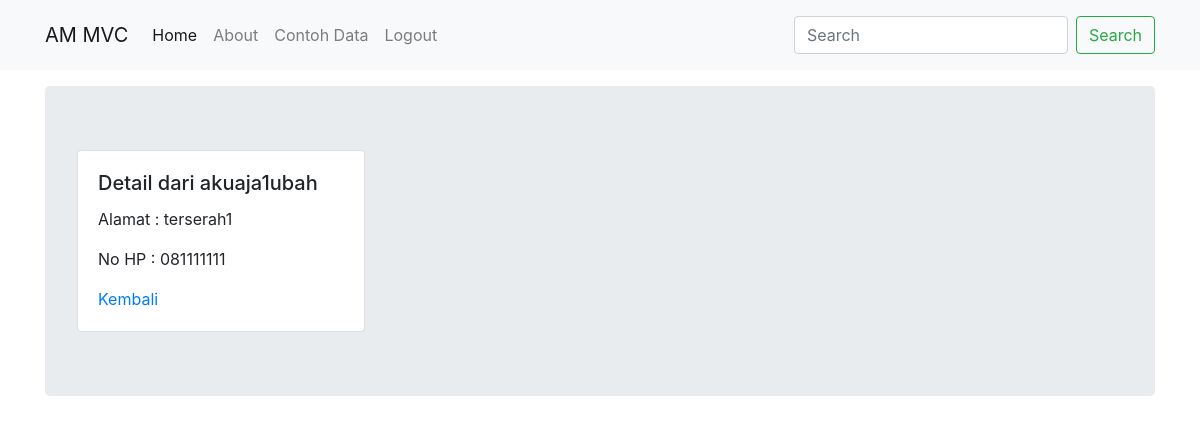
Page /public/contohdata/detail/1 (signed in) on the committed database.
### tables this page shows
CREATE TABLE `data` (
  `id` int(11) NOT NULL,
  `nama` varchar(100) NOT NULL,
  `alamat` varchar(100) NOT NULL,
  `nohp` varchar(100) NOT NULL
);

### app/core/Controller.php (called while the page is built, shortened)
<?php
class Controller
{
	public function view($view, $data=[]){
		require_once '../app/views/'.$view.'.php';
	}
	public function model($model, $data=[]){
		return new $model;
	}
}
 ?>

### app/controllers/Contohdata.php (called while the page is built, shortened)
<?php
class Contohdata extends Controller
{
	public function detail($id)
	{
		$data['judul'] = 'Detail Contoh Data';
		$data['contohdata'] = $this->model('Contohdata_model')->detailContoh($id);
		$this->view('/home/contohdatadetail', $data);
	}
}
 ?>

### app/core/App.php (called while the page is built, shortened)
<?php
class App
{
	protected $method = 'index';
	protected $params =[];
	public function __construct(){
		$url = $this->parseURL();
		if (file_exists('../app/controllers/'.$url[0].'.php')){
			unset($url[0]);
		}
		$this->controller = new $this->controller;
		if (isset($url[1])) {
			if (method_exists($this->controller,$url[1])) {
				$this->method = $url[1];
				unset($url[1]);
			}
		}
		if (!empty($url)) {
			$this->params = array_values($url);
		}
		call_user_func_array([$this->controller, $this->method], $this->params);
	}
	public function parseURL(){
		if (isset($_GET['url'])) {
			$url = rtrim($_GET['url'], '/');
			$url = filter_var($url, FILTER_SANITIZE_URL);
			$url = explode('/', $url);
			return $url;
		}
	}
}
 ?>

### public/index.php (called while the page is built, shortened)
<?php
$app = new App;
 ?>

### app/core/Database.php (called while the page is built, shortened)
<?php
	class Database
	{
		private $host = DB_HOST;
		private $user = DB_USER;
		private $pass = DB_PASS;
		private $db_name = DB_NAME;
		private $dbh;
		private $stmt;
		public function __construct()
		{
			$dsn='mysql:host='. $this->host .';dbname=' . $this->db_name;
			$option = [
				PDO::ATTR_PERSISTENT => true,
				PDO::ATTR_ERRMODE => PDO::ERRMODE_EXCEPTION
			];
			try {
				$this->dbh = new PDO ($dsn, $this->user, $this->pass, $option);
			} catch (PDOException $e) {
				die($e->getMessage());
			}
		}
		public function query($query){
			$this->stmt = $this->dbh->prepare($query);
		}
		public function bind($param, $value, $type=null){
			if (is_null($type)) {
				switch (true) {
					default:
						$type = PDO::PARAM_STR;
				}
			}
			$this->stmt->bindValue($param, $value, $type);
		}
		public function execute()
		{
			$this->stmt->execute();
		}
		public function single()
		{
			$this->execute();
			return $this->stmt->fetch(PDO::FETCH_ASSOC);
		}
	}
 ?>

### app/models/Contohdata_model.php (called while the page is built, shortened)
<?php
	class Contohdata_model
	{
		private $db;
		public function __construct()
		{
			$this->db = new Database;
		}
		public function detailContoh($id)
		{
			$this->db->query('SELECT * FROM data WHERE id=:id');
			$this->db->bind('id', $id);
			return $this->db->single();
		}
	}
 ?>

### app/views/home/contohdatadetail.php (the view)
<div class="container">
<div class="jumbotron mt-3">
  <div class="card" style="width: 18rem;">
  <div class="card-body">
    <h5 class="card-title">Detail dari <?= $data['contohdata']['nama'] ?></h5>
    <p class="card-text">Alamat : <?= $data['contohdata']['alamat'] ?> </p>
    <p class="card-text">No HP : <?= $data['contohdata']['nohp'] ?></p>
    <a href="<?=BASEURL; ?>/contohdata" class="card-link">Kembali</a>
  </div>
  </div>
</div>
</div>

### rows in the picture
data: nama "akuaja1ubah", alamat "terserah1", nohp "081111111"
